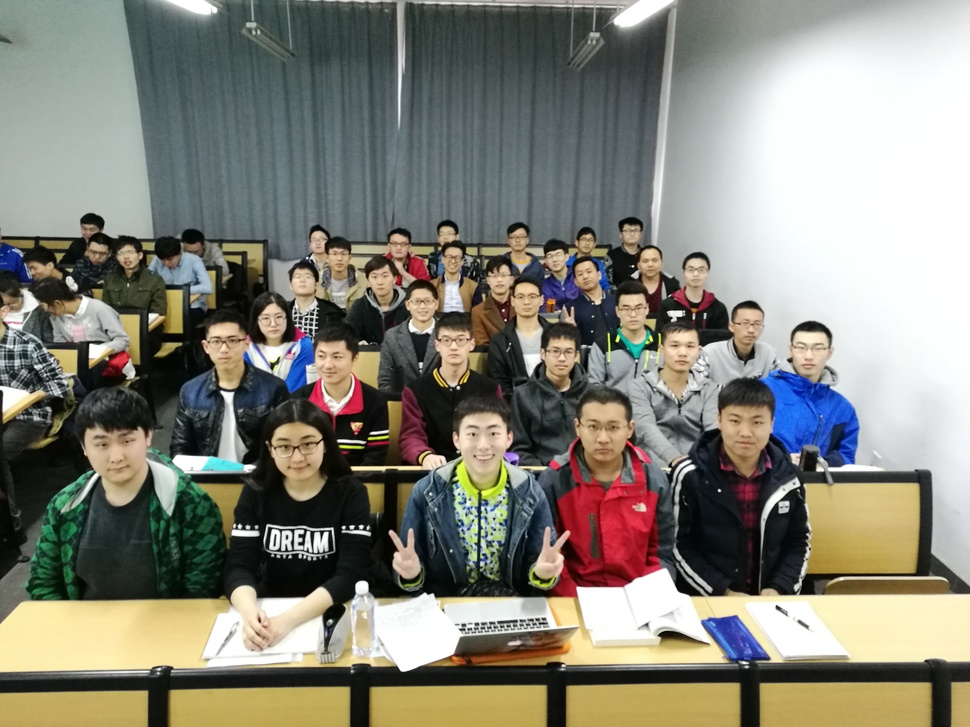
//> input picture 2.jpg, 970 x 727 px, shrunk from 3968 x 2976 before the run
$ ./main   (built with g++ and OpenCV 4)
//> lines starting //> are read from the running program, lines starting //| are printed output that depends on the picture; after the words box and inside, x2 and y2 are one past the last pixel; in counts of white or black regions, pixels touching at a corner belong together
#include <stdio.h>
#include <iostream>
#include <opencv2/opencv.hpp>
using namespace std;
using namespace cv;

CascadeClassifier face_cascade;


char num_str[10];
void detectAndDisplay( Mat frame );

int main()
{
    //加载级联分类器
    if( !face_cascade.load( "haarcascade_frontalface_alt.xml" ) )
    {
        printf("--(!)Error loading face cascade\n");
        return -1;
    }
    //读取图片
    Mat img;
    img=imread("2.jpg");
//> img is the input picture: 727 rows x 970 cols, CV_8UC3; mean B, G, R 120.5, 131.5, 133.2
    //人脸检测
    detectAndDisplay(img);

    //保存图片
    imwrite("2_detect.bmp",img);
    waitKey(0);
    return 0;
}


void detectAndDisplay( Mat image )
{
    Mat frame;
    std::vector<Rect> faces;
    Mat frame_gray;
    //因为图片上访没有人脸，取感兴趣区域为图片下5/6,加快处理速度
    frame=image(Rect(0,image.rows/6-1,image.cols,image.rows/6*5));
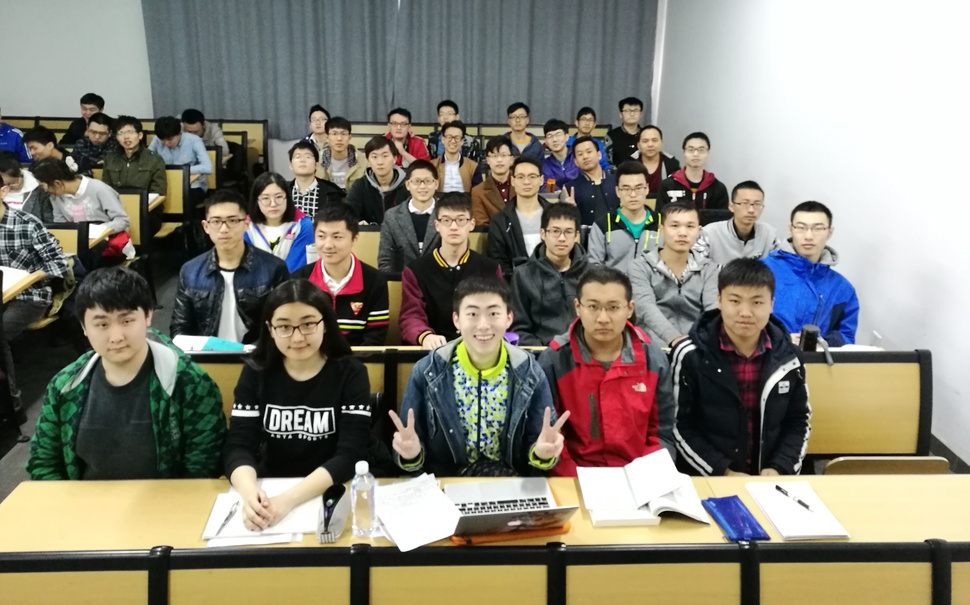
//> frame: 605 rows x 970 cols, CV_8UC3; mean B, G, R 118, 130.6, 134.4
    //图片由rgb转化为灰度图
    cvtColor( frame, frame_gray, COLOR_BGR2GRAY );
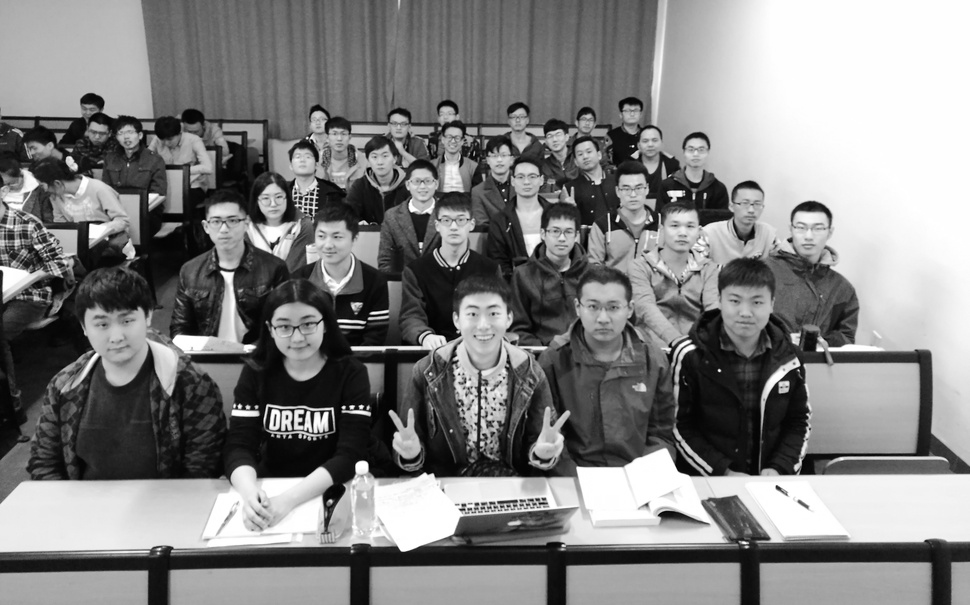
//> frame_gray: 605 rows x 970 cols, CV_8UC1; min 0, max 255, mean 130.3
    //直方图均衡化
    equalizeHist( frame_gray, frame_gray );
    //人脸检测
    face_cascade.detectMultiScale( frame_gray, faces, 1.1, 5, 0, Size(45, 45) ,Size(300,300));
//> faces = 13 Rects (x, y, width, height), first 8: [503, 159, 48, 48], [608, 170, 48, 48], [199, 200, 54, 54], [430, 202, 49, 49], [657, 206, 50, 50], [784, 208, 51, 51], [536, 212, 50, 50], [306, 217, 49, 49]
    //在图片中画出人脸并标号
    for( size_t i = 0; i < faces.size(); i++ )
    {
			//确定人脸的中心点坐标
            Point center( faces[i].x + faces[i].width/2, faces[i].y + faces[i].height/2 );
			//使用矩形框出人脸
            rectangle(frame,cvPoint(faces[i].x ,faces[i].y ),cvPoint(faces[i].x +faces[i].width,faces[i].y +faces[i].height),Scalar(0,255,0),2,8,0);
			//将当前人脸的序号转化为字符串
            sprintf(num_str,"%d",int(i)+1);
			//在图片上标出人脸序号
            putText(frame,num_str,cvPoint(faces[i].x,faces[i].y),FONT_HERSHEY_SIMPLEX,3,Scalar(255,0,255),8,4,false);
    }
//> this loop made 13 passes
//> center on passes 1 to 12: Point(527, 183), Point(632, 194), Point(226, 227), Point(454, 226), Point(682, 231), Point(809, 233), Point(561, 237), Point(330, 241), Point(746, 308), Point(603, 313), Point(483, 320), Point(297, 333)
//> pass 1, in detectAndDisplay, `putText(frame,num_str,cvPoint(faces[i].x,faces[i].y),FONT_HERSHEY_SIMP..`:
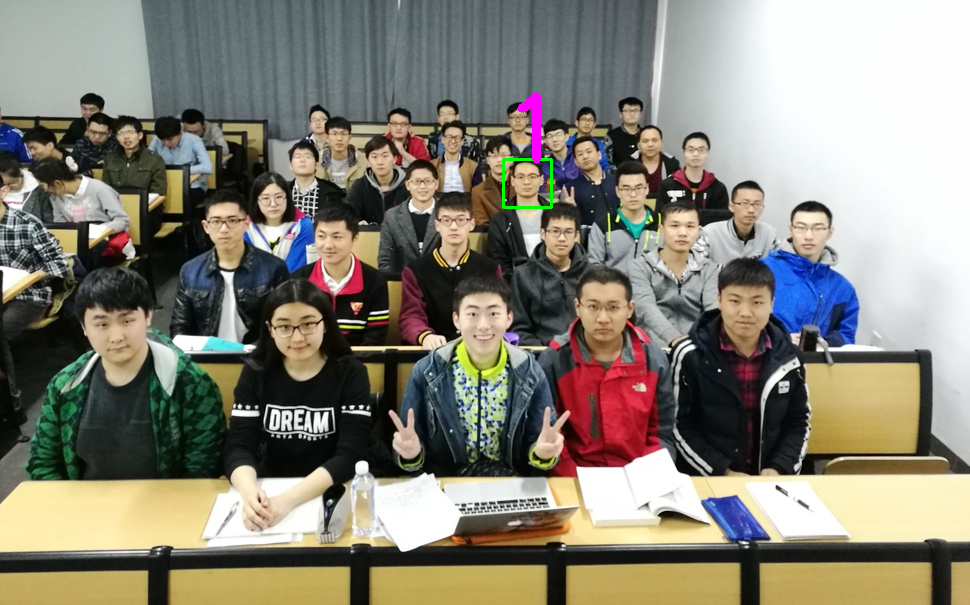
//> frame: 605 rows x 970 cols, CV_8UC3; 0.22% of pixels changed, all inside (x1, y1, x2, y2) = (502, 92, 553, 209)
//> pass 2, in detectAndDisplay, `putText(frame,num_str,cvPoint(faces[i].x,faces[i].y),FONT_HERSHEY_SIMP..`:
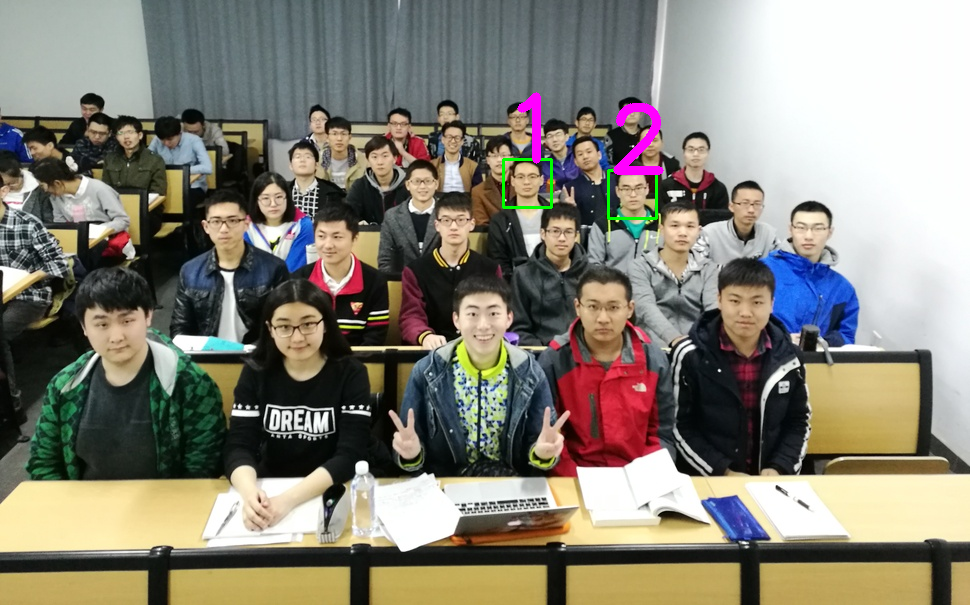
//> frame: 605 rows x 970 cols, CV_8UC3; 0.32% of pixels changed, all inside (x1, y1, x2, y2) = (607, 103, 664, 220)
//> pass 3, in detectAndDisplay, `putText(frame,num_str,cvPoint(faces[i].x,faces[i].y),FONT_HERSHEY_SIMP..`:
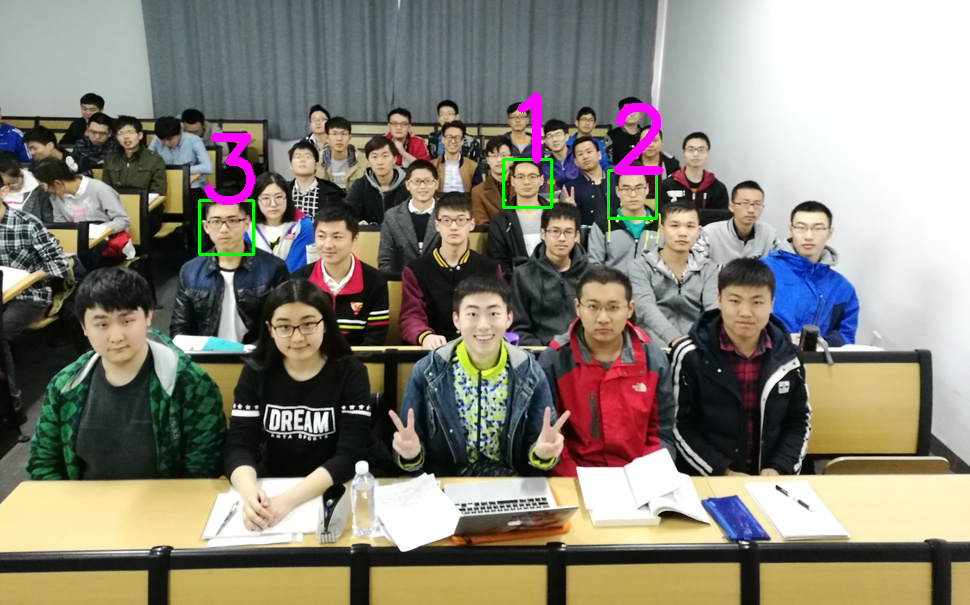
//> frame: 605 rows x 970 cols, CV_8UC3; 0.33% of pixels changed, all inside (x1, y1, x2, y2) = (198, 133, 255, 256)
//> after the loop:
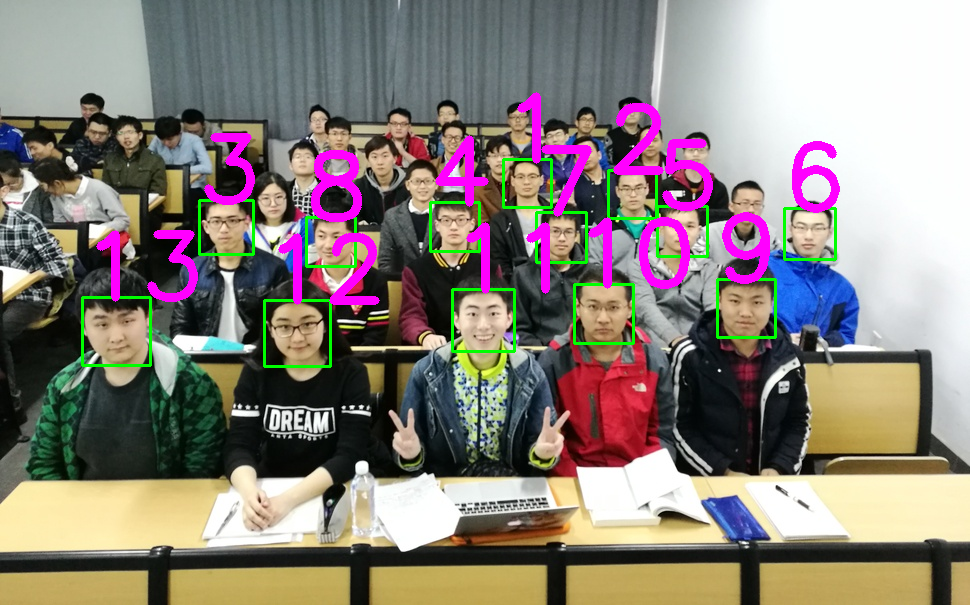
//> frame: 605 rows x 970 cols, CV_8UC3; 3.96% of pixels changed, all inside (x1, y1, x2, y2) = (81, 135, 840, 368)
//> in main, `detectAndDisplay(img);`:
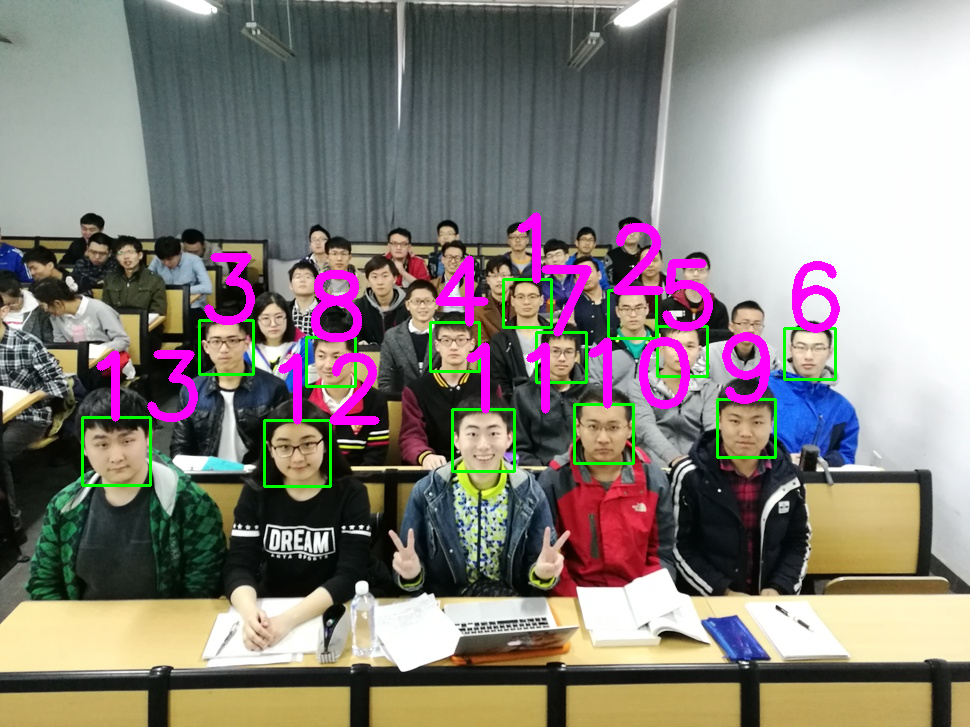
//> img: 727 rows x 970 cols, CV_8UC3; 4.02% of pixels changed, all inside (x1, y1, x2, y2) = (81, 212, 840, 488)
}

$ run again, with 1.jpg copied over 2.jpg
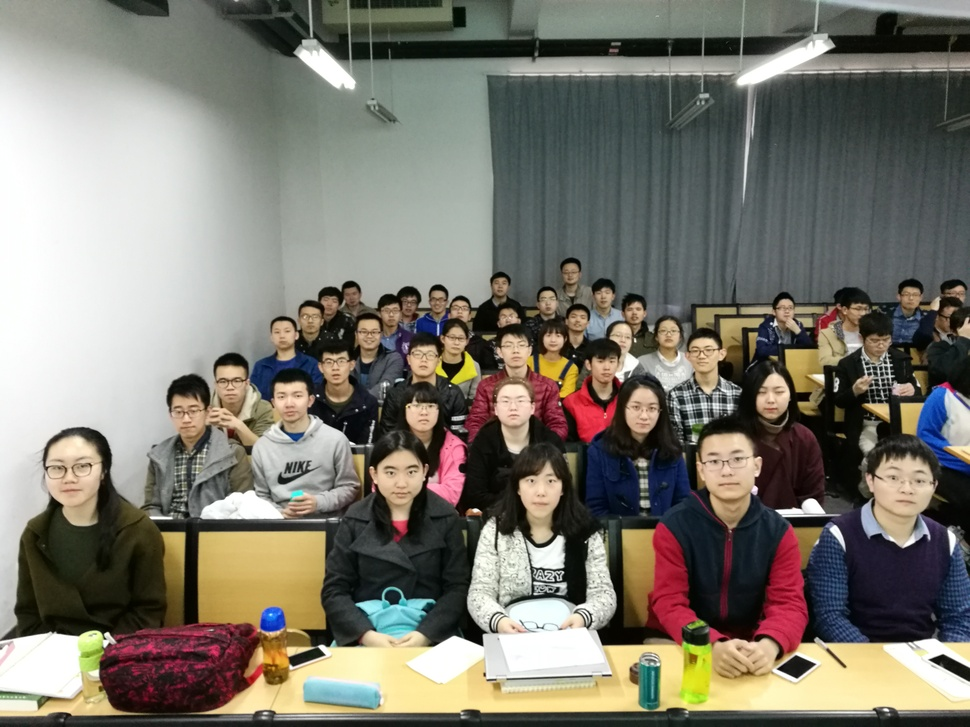
//> input picture 1.jpg, 970 x 727 px, shrunk from 3968 x 2976 before the run
//> img is the input picture: 727 rows x 970 cols, CV_8UC3; mean B, G, R 110.2, 120.5, 123.9
//> faces = 12 Rects (x, y, width, height), first 8: [677, 212, 50, 50], [205, 241, 50, 50], [746, 253, 50, 50], [264, 255, 51, 51], [487, 260, 53, 53], [618, 267, 51, 51], [161, 271, 51, 51], [373, 330, 57, 57]
//> the loop in detectAndDisplay, `for( size_t i = 0; i < faces.size(); i++ )` made 12 passes
//> center on passes 1 to 8: Point(702, 237), Point(230, 266), Point(771, 278), Point(289, 280), Point(513, 286), Point(643, 292), Point(186, 296), Point(401, 358)
//> after the loop in detectAndDisplay, `for( size_t i = 0; i < faces.size(); i++ )`:
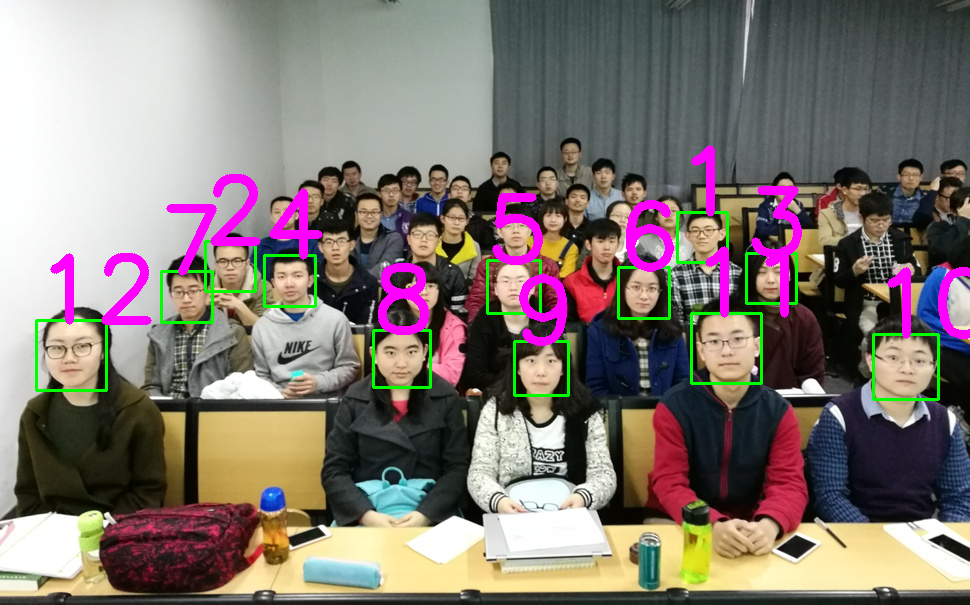
//> frame: 605 rows x 970 cols, CV_8UC3; mean B, G, R 115, 120.6, 130.6
//> `detectAndDisplay(img);`:
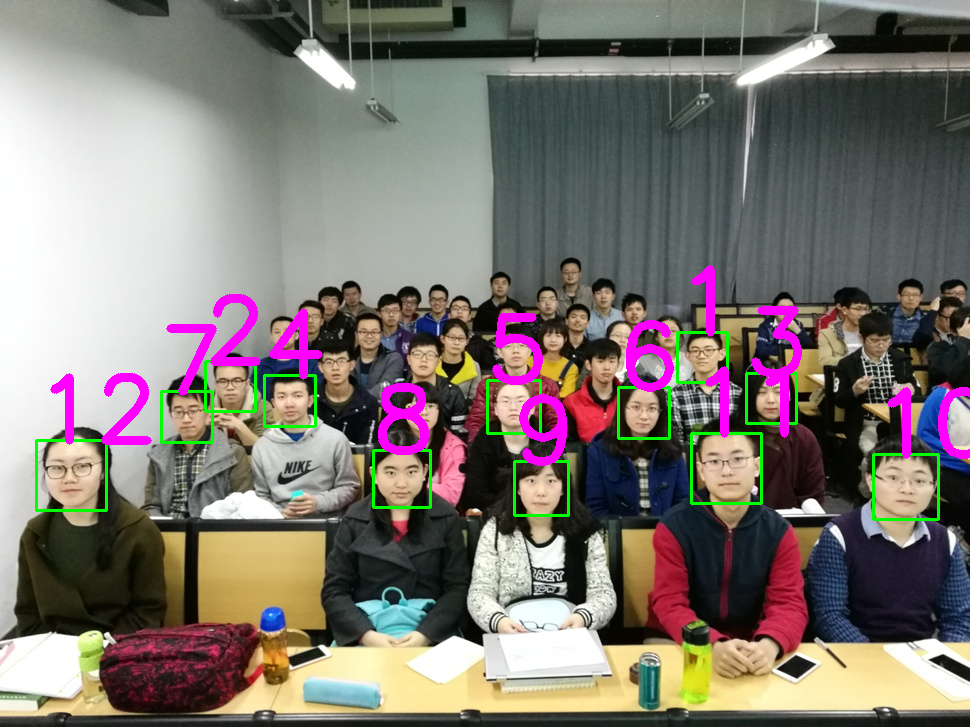
//> img: 727 rows x 970 cols, CV_8UC3; 3.54% of pixels changed, all inside (x1, y1, x2, y2) = (35, 265, 970, 521)
